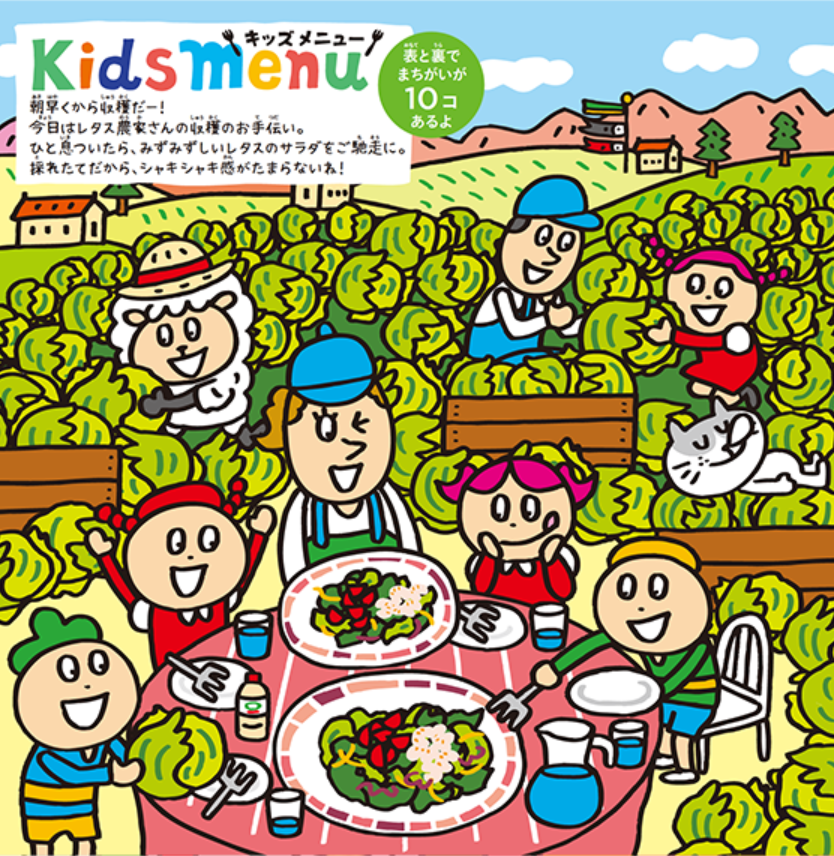
//> input picture sof/software3/sof_cv/build/test1.png, 834 x 856 px, given in place of test1.pnh, which was not available
$ ./sof test1.pnh test2.png 1   (built with g++ and OpenCV 4)
//> lines starting //> are read from the running program, lines starting //| are printed output that depends on the picture; after the words box and inside, x2 and y2 are one past the last pixel; in counts of white or black regions, pixels touching at a corner belong together; pictures that were not available may be replaced by others from this repository, and a replacement may not be noted
#include <opencv2/opencv.hpp>
#include <iostream>
#include <string>
#include <numeric>

//比較する２つの画像のフルパスを格納するグローバル変数
std::string g_img_path1, g_img_path2;

/*  特徴点マッチングによる類似度計算及び入力画像の補正(射影変換)を行う関数
    src1 : 入力画像(変形される)
    src2 : 入力画像
    dst  : 出力画像(src1をsrc2に合わせて変形した画像)

    動作確認済
    1. 特徴点検出:ORB   + 特徴点マッチング:総当たり
    2. 特徴点検出:AKAZE + 特徴点マッチング:総当たり

    必要処理時間: 1 < 2
    精度        : 1 < 2    */

void feature_matching(const cv::Mat &src1, const cv::Mat &src2, cv::Mat &dst)
{
  std::vector<cv::KeyPoint> key1, key2; // 特徴点を格納
  cv::Mat des1, des2; // 特徴量記述の計算
  const float THRESHOLD = 100; // 類似度の閾値
  float sim = 0;

  /* 比較のために複数手法を記述 必要に応じてコメントアウト*/
  /* 特徴点検出*/
  /* AKAZE */
  cv::Ptr<cv::AKAZE> akaze = cv::AKAZE::create();
  akaze->detect(src1, key1);
  akaze->detect(src2, key2);
  akaze->compute(src1, key1, des1);
  akaze->compute(src2, key2, des2);
  // [11 lines of commented-out code are left out]
  cv::Ptr<cv::DescriptorMatcher> matcher = cv::DescriptorMatcher::create("BruteForce");

  /* 特徴点マッチング */
  std::vector<cv::DMatch> match, match12, match21;
  matcher->match(des1, des2, match);

  /* 特徴量距離の小さい順にソートし、不要な点を削除 */
  for(int i = 0; i < match.size(); i++){
    double min = match[i].distance;
    int n = i;
    for(int j = i + 1; j < match.size(); j++){
      if(min > match[j].distance){
        n = j;
        min = match[j].distance;
      }
    }
    std::swap(match[i], match[n]);
  }
  match.erase(match.begin() + 50, match.end());

  /* 類似度計算(距離による実装、0に近い値ほど画像が類似) */
  for(int i = 0; i < match.size(); i++){
    cv::DMatch dis = match[i];
    sim += dis.distance;
  }
  sim /= match.size();
  std::cout << "類似度: " << sim << std::endl;

  /* 画像の類似度が低すぎる場合は終了 */
  if(0/* sim > THRESHOLD*/){
    std::cerr << "画像が違いすぎます" << std::endl;
    std::exit(1);
  }
  // cv::drawMatches(src1, key1, src2, key2, match, dst);
  /* src1をsrc2に合わせる形で射影変換して補正 */
  std::vector<cv::Vec2f> get_pt1(match.size()), get_pt2(match.size()); // 使用する特徴点
  /* 対応する特徴点の座標を取得・格納*/
  for(int i = 0; i < match.size(); i++){
    get_pt1[i][0] = key1[match[i].queryIdx].pt.x;
    get_pt1[i][1] = key1[match[i].queryIdx].pt.y;
    get_pt2[i][0] = key2[match[i].trainIdx].pt.x;
    get_pt2[i][1] = key2[match[i].trainIdx].pt.y;
  }

  /* ホモグラフィ行列推定 */
  cv::Mat H = cv::findHomography(get_pt1, get_pt2, cv::RANSAC);
  /* src1を変形 */
  cv::warpPerspective(src1, dst, H, src2.size());
}

//差分検出方法①...しっかり検出できるが、少しでもずれると検出できない(カメラ向きでない)
void absdiff1(const cv::Mat &src, const cv::Mat &dst)
{
  // 読み込みの確認
  if (src.empty() || dst.empty())
  {
    std::cout << "読み込みに失敗しました" << std::endl;
    return;
  }

  // 画像のリサイズ
  cv::resize(dst, dst, src.size());

  // 画像の差分を計算
  cv::Mat diffImage;
  cv::absdiff(src, dst, diffImage);

  // 差分画像をグレースケールに変換
  cv::cvtColor(diffImage, diffImage, cv::COLOR_BGR2GRAY);

  // ブラーでノイズ除去
  cv::medianBlur(diffImage, diffImage, 3);

  // 差分画像を2値化
  cv::threshold(diffImage, diffImage, 30, 255, cv::THRESH_BINARY);

  // 差分のある画素に赤色を付ける
  cv::Mat resultImage = src.clone();
  resultImage.setTo(cv::Scalar(0, 0, 255), diffImage);
  cv::Scalar lowerRed = cv::Scalar(0, 0, 255);
  cv::Scalar upperRed = cv::Scalar(0, 0, 255);

  // 画像から赤色部分を抽出
  cv::Mat redMask;
  cv::inRange(resultImage, lowerRed, upperRed, redMask);

  cv::Mat redImage;
  resultImage.copyTo(redImage, redMask);

  cv::imwrite("redImage.png", redImage);

  // 画像の暗くする度合いを設定
  double alpha = 0.3; // 0.0から1.0の範囲で設定（1.0で元の明るさ、0.0で完全に暗くなる）

  // 画像を暗くする
  cv::Mat darkenedImage = src * alpha;

  // redMaskと暗くした画像を重ねる
  cv::Mat overlaidImage;
  cv::addWeighted(redImage, 1.0, darkenedImage, 1.0, 0.0, overlaidImage);
  cv::resize(overlaidImage, overlaidImage, cv::Size(), 500.0/overlaidImage.cols ,500.0/overlaidImage.cols);
  //cv::imshow("Resuit", overlaidImage);
  cv::waitKey(0);
  cv::imwrite("Result.png", overlaidImage);
}

//差分検出方法②...変形に対して強いが、検出できない間違いも多い(カメラ向き)
// [79 lines left out: function absdiff2, not called in this run]

int main(int argc, char **argv)
{
  // 元の画像と間違いが含まれた画像の読み込み
  cv::Mat image1 = cv::imread(argv[1]);
//> image1 is the input picture: 856 rows x 834 cols, CV_8UC3; mean B, G, R 104.6, 152.3, 157.9
  cv::Mat image2 = cv::imread(argv[2]);
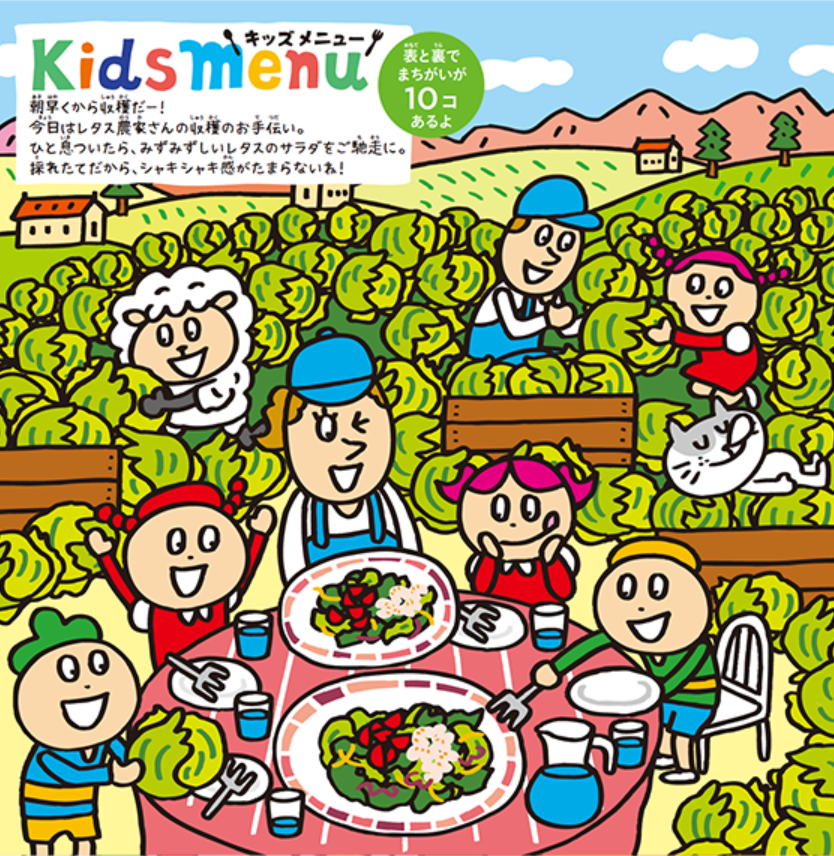
//> input picture sof/software3/sof_cv/build/test2.png, 834 x 856 px
//> image2 is the input picture: 856 rows x 834 cols, CV_8UC3; mean B, G, R 105.4, 153, 158.1

  //特徴点マッチング
  feature_matching(image1, image2, image1);
//> in feature_matching, `akaze->detect(src1, key1);`: key1 = 8644 keypoints; strongest (x, y, size): (526, 567, 5.7), (188, 616, 5.7), (539, 307, 5.7), (724, 286, 5.7)
//> in feature_matching, `akaze->detect(src2, key2);`: key2 = 8580 keypoints; strongest (x, y, size): (526, 567, 5.7), (188, 616, 5.7), (539, 307, 5.7), (326, 425, 8.1)
//> in feature_matching, `matcher->match(des1, des2, match);`: match = 8644 matches
//> the loop in feature_matching, `for(int i = 0; i < match.size(); i++)` made 8644 passes
//> n on passes 1 to 3: 267, 521, 646
//> in feature_matching, `match.erase(match.begin() + 50, match.end());`: match = 50 matches
//> the loop in feature_matching, `for(int i = 0; i < match.size(); i++)` made 50 passes
//> after the loop in feature_matching, `for(int i = 0; i < match.size(); i++)`: sim = 0
//| 類似度: 0
//> in feature_matching, `cv::Mat H = cv::findHomography(get_pt1, get_pt2, cv::RANSAC);`: H = [[1, -7.59e-06, 0.00979], [5.03e-05, 1, -0.0186], [4.15e-08, -1.52e-08, 1]]
//> in feature_matching, `cv::warpPerspective(src1, dst, H, src2.size());`: src1: 856 rows x 834 cols, CV_8UC3; 2.1% of pixels changed, all inside (x1, y1, x2, y2) = (0, 0, 834, 626)

  //差分検出＆補正をコマンドライン引数から選択
  int num = atoi(argv[3]);
//> num = 1

  if(num == 1){
    absdiff1(image1, image2); //差分検出方法①
//> in absdiff1, `cv::absdiff(src, dst, diffImage);`:
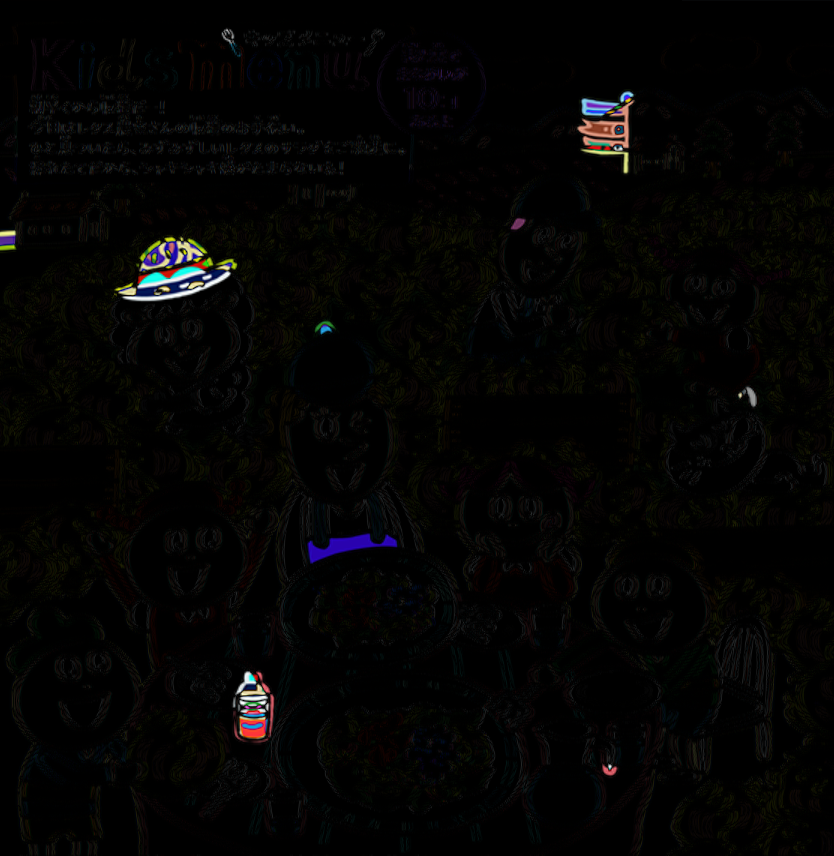
//> diffImage: 856 rows x 834 cols, CV_8UC3; mean B, G, R 3.5, 4.2, 4.5
//> in absdiff1, `cv::threshold(diffImage, diffImage, 30, 255, cv::THRESH_BINARY);`:
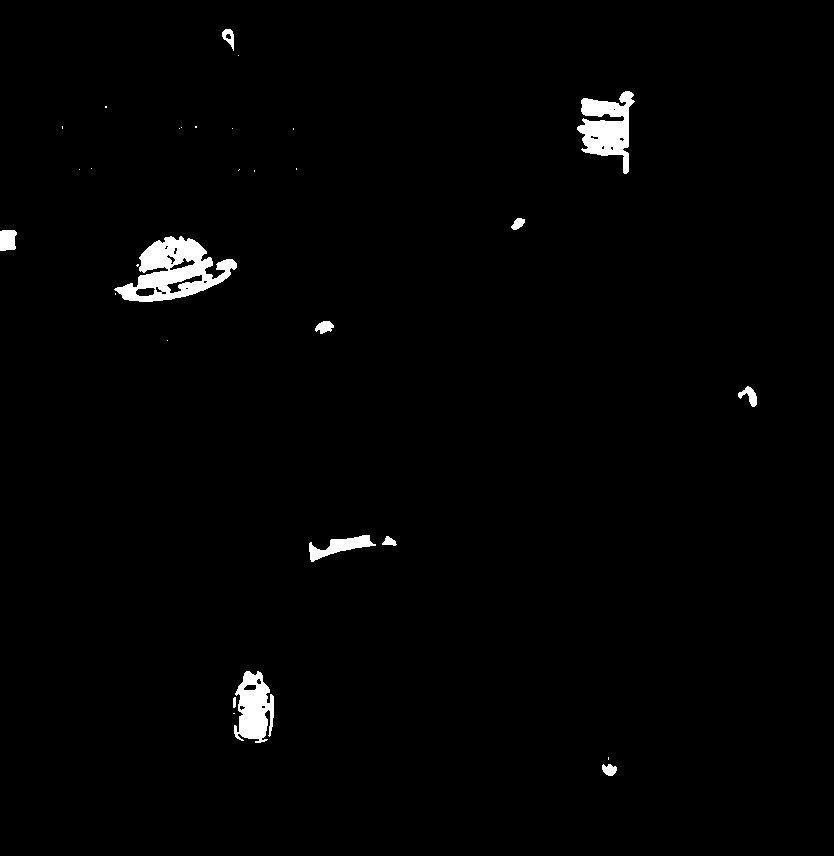
//> diffImage: 856 rows x 834 cols, CV_8UC1; 1.4% white; 30 white regions (18 under 20 px), largest, box (x1, y1, x2, y2) and area: (114, 236, 237, 302) 3910, (577, 91, 635, 174) 2511, (234, 671, 274, 743) 1928
//> in absdiff1, `resultImage.setTo(cv::Scalar(0, 0, 255), diffImage);`:
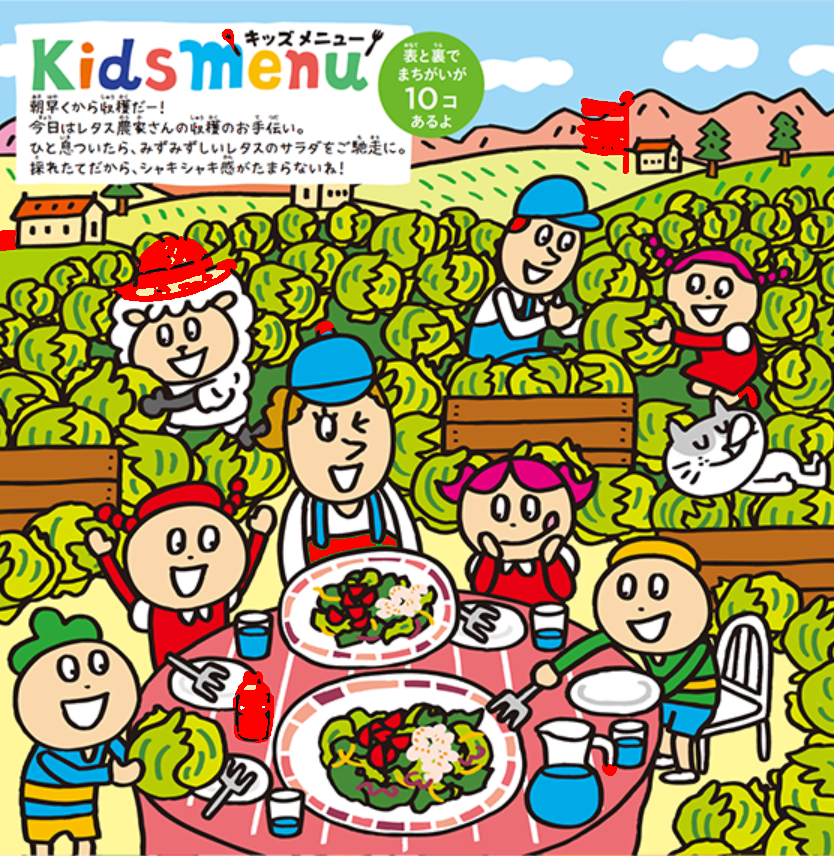
//> resultImage: 856 rows x 834 cols, CV_8UC3; mean B, G, R 103.4, 150.7, 159.7
//> in absdiff1, `cv::Mat darkenedImage = src * alpha;`:
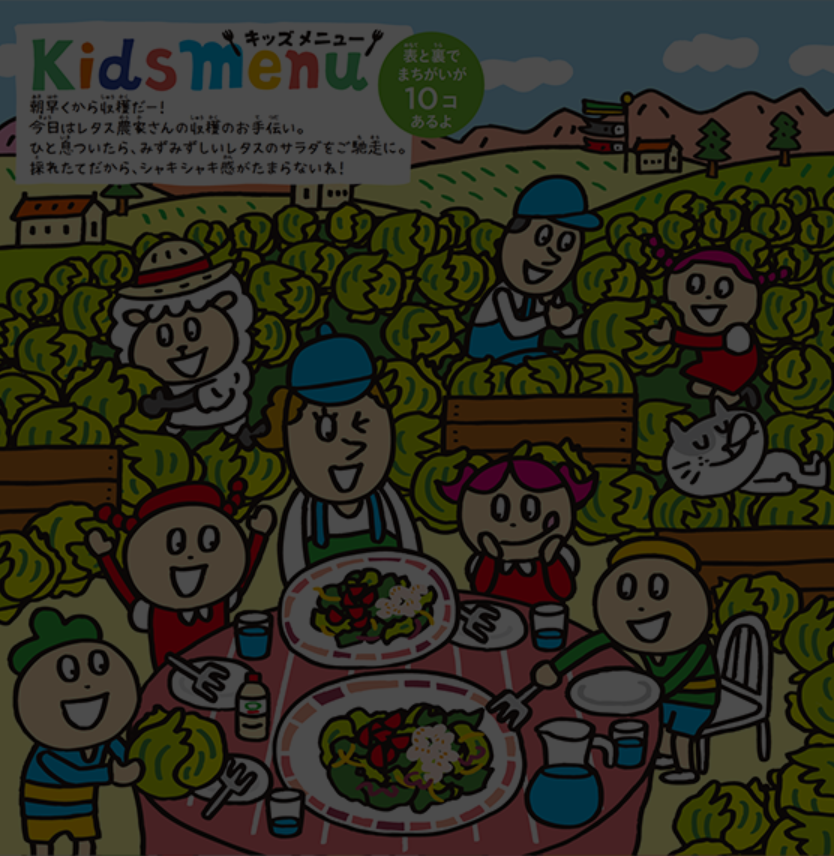
//> darkenedImage: 856 rows x 834 cols, CV_8UC3; mean B, G, R 31.4, 45.7, 47.3
  }
  else {
    absdiff2(image1, image2); //差分検出方法②
  }

  //結果画像のフルパスをグローバル変数に格納
  std::string result_path1 = "/home/user/sof/software3/sof_cv/build/redImage.png";
  std::string result_path2 = "/home/user/sof/software3/sof_cv/build/Result.png";

  return 0;
}
//実行例 : ./sof test1.pnh test2.png 1
